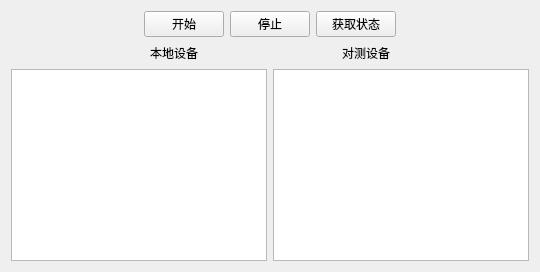
     <widget class="QWidget" name="tab_5">
      <attribute name="title">
       <string>老化测试</string>
      </attribute>
      <layout class="QVBoxLayout" name="verticalLayout_7">
       <item>
        <layout class="QHBoxLayout" name="horizontalLayout_6">
         <item>
          <spacer name="horizontalSpacer_11">
           <property name="orientation">
            <enum>Qt::Horizontal</enum>
           </property>
           <property name="sizeHint" stdset="0">
            <size>
             <width>40</width>
             <height>20</height>
            </size>
           </property>
          </spacer>
         </item>
         <item>
          <widget class="QPushButton" name="pushButton_7">
           <property name="text">
            <string>开始</string>
           </property>
          </widget>
         </item>
         <item>
          <widget class="QPushButton" name="pushButton_9">
           <property name="text">
            <string>停止</string>
           </property>
          </widget>
         </item>
         <item>
          <widget class="QPushButton" name="pushButton_10">
           <property name="text">
            <string>获取状态</string>
           </property>
          </widget>
         </item>
         <item>
          <spacer name="horizontalSpacer_12">
           <property name="orientation">
            <enum>Qt::Horizontal</enum>
           </property>
           <property name="sizeHint" stdset="0">
            <size>
             <width>40</width>
             <height>20</height>
            </size>
           </property>
          </spacer>
         </item>
        </layout>
       </item>
       <item>
        <layout class="QHBoxLayout" name="horizontalLayout_7">
         <item>
          <spacer name="horizontalSpacer_13">
           <property name="orientation">
            <enum>Qt::Horizontal</enum>
           </property>
           <property name="sizeHint" stdset="0">
            <size>
             <width>40</width>
             <height>20</height>
            </size>
           </property>
          </spacer>
         </item>
         <item>
          <widget class="QLabel" name="label">
           <property name="text">
            <string>本地设备</string>
           </property>
          </widget>
         </item>
         <item>
          <spacer name="horizontalSpacer_14">
           <property name="orientation">
            <enum>Qt::Horizontal</enum>
           </property>
           <property name="sizeHint" stdset="0">
            <size>
             <width>40</width>
             <height>20</height>
            </size>
           </property>
          </spacer>
         </item>
         <item>
          <widget class="QLabel" name="label_2">
           <property name="text">
            <string>对测设备</string>
           </property>
          </widget>
         </item>
         <item>
          <spacer name="horizontalSpacer_15">
           <property name="orientation">
            <enum>Qt::Horizontal</enum>
           </property>
           <property name="sizeHint" stdset="0">
            <size>
             <width>40</width>
             <height>20</height>
            </size>
           </property>
          </spacer>
         </item>
        </layout>
       </item>
       <item>
        <layout class="QHBoxLayout" name="horizontalLayout_8">
         <item>
          <widget class="QTextBrowser" name="textBrowser"/>
         </item>
         <item>
          <widget class="QTextBrowser" name="textBrowser_2"/>
         </item>
        </layout>
       </item>
      </layout>
     </widget>
